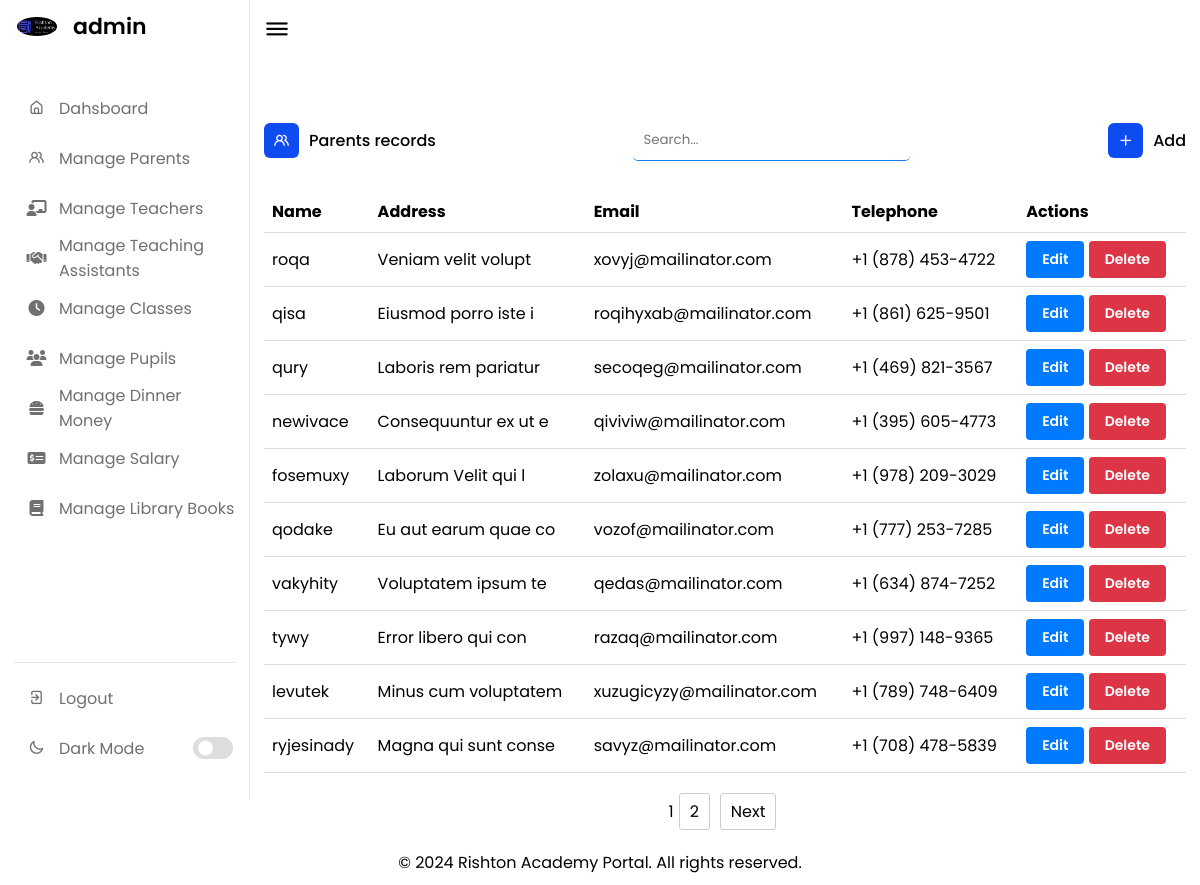
The app's page /manage_parents.php (signed in) with its own data.
### tables this page shows
CREATE TABLE `parentsguardians` (
  `ParentID` int(11) NOT NULL,
  `Name` varchar(100) NOT NULL,
  `Address` varchar(255) DEFAULT NULL,
  `Email` varchar(100) DEFAULT NULL,
  `Telephone` varchar(20) DEFAULT NULL
);

### manage_parents.php (the view, shortened to what this page needs)
<?php
require_once('./config/connection.php');
require_once('./includes/head.php');
require_once('./includes/nav.php');
require_once('./config/helper.php');
$records_per_page = 10;
$current_page = isset($_GET['page']) ? (int)$_GET['page'] : 1;
$start_from = ($current_page - 1) * $records_per_page;
$query = "SELECT * FROM parentsguardians LIMIT $start_from, $records_per_page";
$data = fetchData($query, $connect);
?>
<div class="dash-content">
    <div class="activity">
        <div class="title">
            <div class="left">
                <i class="uil uil-users-alt"></i>
                <span class="text">Parents records</span>
            </div>
            <input type="sraerch" onkeyup="searchData(this, 'process/parent/search')" name="search" placeholder="Search..." id="search">
            <div class="right">
                <a href="./parent_add"><i class="uil uil-plus"></i>
                    <span class="text">Add</span></a>
            </div>
        </div>
        <div class="table-responsive">
            <table class="table table-bordered table-striped">
                <thead>
                    <tr>
                        <th>Name</th>
                        <th>Address</th>
                        <th>Email</th>
                        <th>Telephone</th>
                        <th>Actions</th>
                    </tr>
                </thead>
                <tbody>
                    <?php foreach ($data as $val) : ?>
                        <tr>
                            <td><?= $val['Name'] ?></td>
                            <td><?= $val['Address'] ?></td>
                            <td><?= $val['Email'] ?></td>
                            <td><?= $val['Telephone'] ?></td>
                            <td>
                                <button class="btn btn-sm btn-primary"><a href="./parent_add?id=<?= $val['ParentID'] ?>" class="btn-a">Edit</a></button>
                                <button class="btn btn-sm btn-danger" onclick="return confirm('are you sure want to delete this record?')"><a href="./process/parent/delete?id=<?= $val['ParentID'] ?>" class="btn-a">Delete</a></button>
                            </td>
                        </tr>
                    <?php endforeach; ?>
                </tbody>
            </table>
            <?php
            $total_records_query = "SELECT COUNT(*) AS total FROM parentsguardians";
            $total_records_result = mysqli_query($connect, $total_records_query);
            $total_records = mysqli_fetch_assoc($total_records_result)['total'];
            $base_url = './manage_parents';
            echo paginate($current_page, $total_records, $records_per_page, $base_url);
            ?>
        </div>
    </div>
</div>
</section>
<?php
require_once('includes/footer.php');
?>

### assets/css/style.css (style rules this page uses)
* { margin: 0; padding: 0; outline: none; box-sizing: border-box; font-family: 'Poppins', sans-serif; }
:root { --primary-color: #0E4BF1; --panel-color: #FFF; --text-color: #000; --black-light-color: #707070; --border-color: #e6e5e5; --toggle-color: #DDD; --box1-color: #4DA3FF; --box2-color: #FFE6AC; --box3-color: #E7D1FC; --title-icon-color: #fff; --tran-05: all 0.5s ease; --tran-03: all 0.3s ease; --tran-03: all 0.2s ease; }
body, html { min-height: 100vh; margin: 0; }
.dashboard .dash-content { padding-top: 50px; }
.dash-content .title { display: flex; align-items: center; margin: 60px 0 30px 0; }
.dash-content .title i { position: relative; height: 35px; width: 35px; background-color: var(--primary-color); border-radius: 6px; color: var(--title-icon-color); display: flex; align-items: center; justify-content: center; }
.dash-content .title .text { font-weight: 500; color: var(--text-color); margin-left: 10px; }
table { width: 100%; border-collapse: collapse; margin-bottom: 20px; }
th, td { padding: 8px; text-align: left; border-bottom: 1px solid #ddd; }
th, td { background-color: var(--panel-color); color: var(--text-color); }
.btn { display: inline-block; padding: 8px 16px; font-size: 14px; font-weight: 600; text-align: center; text-decoration: none; cursor: pointer; border: none; border-radius: 4px; transition: background-color 0.3s; }
.btn-primary { color: #fff; background-color: #007bff; }
.btn-danger { color: #fff; background-color: #dc3545; }
.btn-a { text-decoration: none; color: #fff; }
.title { display: flex; align-items: center; justify-content: space-between; }
.title .left { display: flex; align-items: center; }
.title .right a { display: flex; align-items: center; text-decoration: none; }
#search { border: 0px; border-bottom: 1px solid #0876f4f0; border-radius: 5px; background-color: var(--panel-color); color: var(--text-color); padding: 10px; }

### records on screen
parentsguardians: Name "roqa", Address "Veniam velit volupt", Email "xovyj@mailinator.com", Telephone "+1 (878) 453-4722"
parentsguardians: Name "qisa", Address "Eiusmod porro iste i", Email "roqihyxab@mailinator.com", Telephone "+1 (861) 625-9501"
parentsguardians: Name "qury", Address "Laboris rem pariatur", Email "secoqeg@mailinator.com", Telephone "+1 (469) 821-3567"
parentsguardians: Name "newivace", Address "Consequuntur ex ut e", Email "qiviviw@mailinator.com", Telephone "+1 (395) 605-4773"
parentsguardians: Name "fosemuxy", Address "Laborum Velit qui l", Email "zolaxu@mailinator.com", Telephone "+1 (978) 209-3029"
parentsguardians: Name "qodake", Address "Eu aut earum quae co", Email "vozof@mailinator.com", Telephone "+1 (777) 253-7285"
parentsguardians: Name "vakyhity", Address "Voluptatem ipsum te", Email "qedas@mailinator.com", Telephone "+1 (634) 874-7252"
parentsguardians: Name "tywy", Address "Error libero qui con", Email "razaq@mailinator.com", Telephone "+1 (997) 148-9365"
parentsguardians: Name "levutek", Address "Minus cum voluptatem", Email "xuzugicyzy@mailinator.com", Telephone "+1 (789) 748-6409"
parentsguardians: Name "ryjesinady", Address "Magna qui sunt conse", Email "savyz@mailinator.com", Telephone "+1 (708) 478-5839"

### other values on screen
$_SESSION['ADMINNAME'] "admin"
